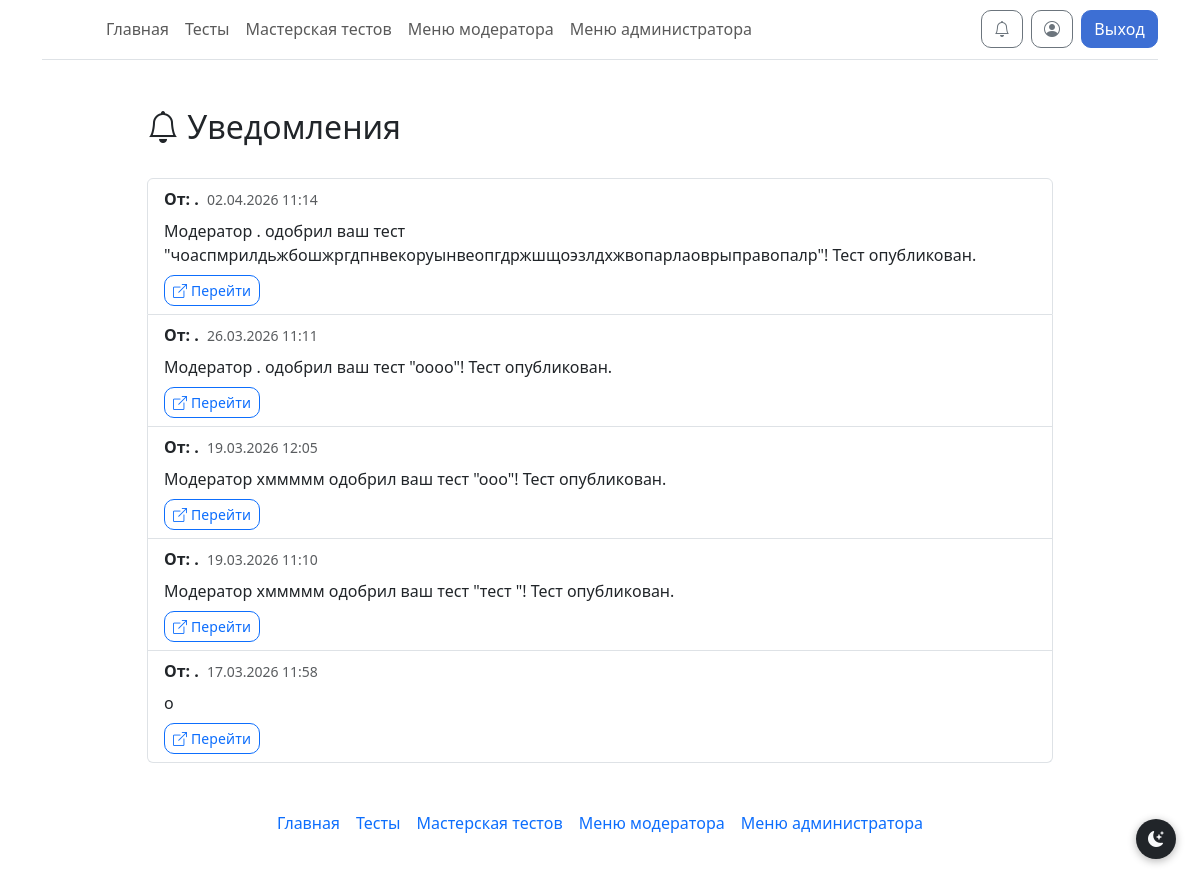
The app's page /notifications (signed in), older data.
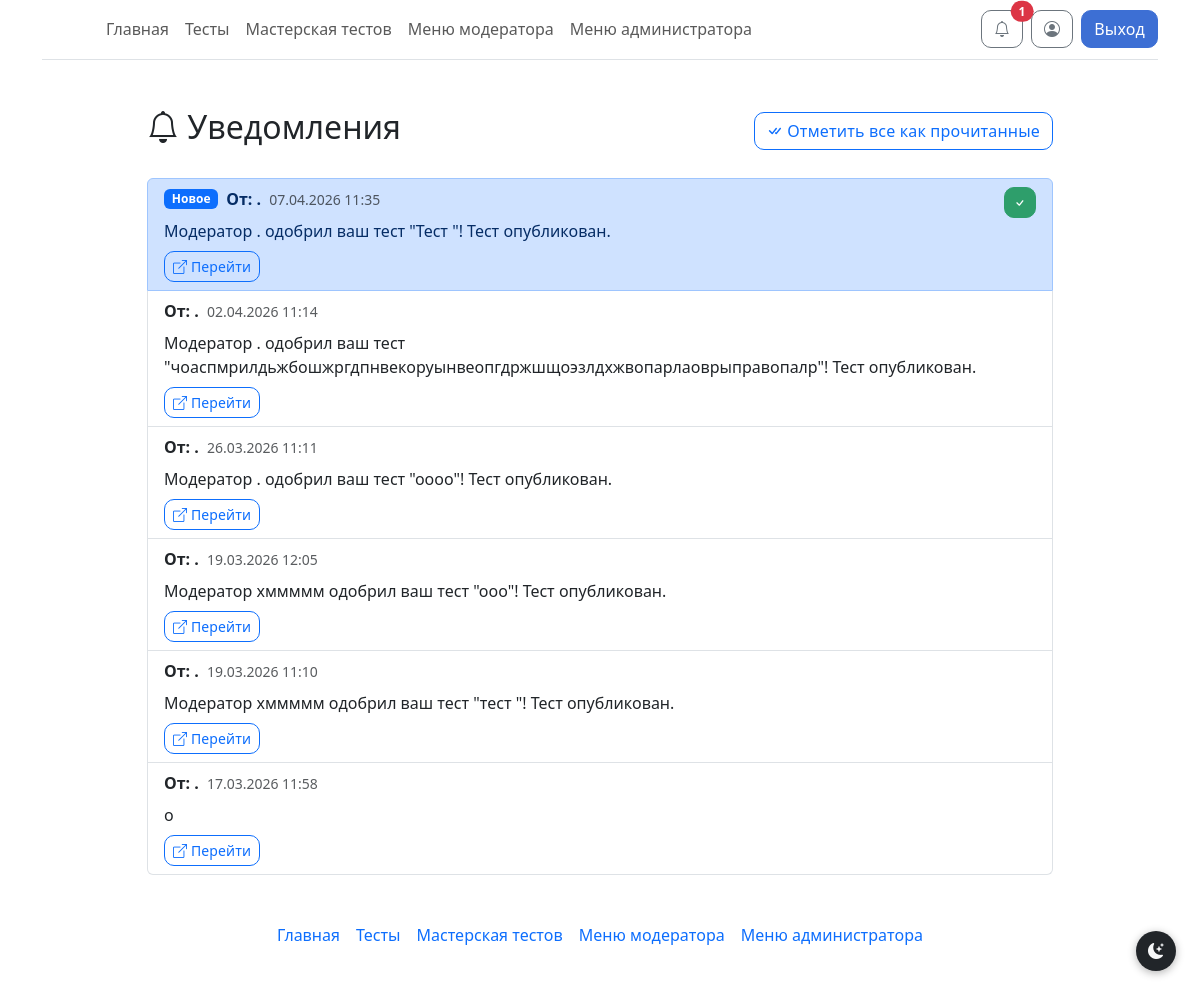
The same page, newer data.
### models.py (models this page shows)
class User(db.Model, UserMixin):
    id = db.Column(db.Integer, primary_key=True)
    username = db.Column(db.String, unique=True)
    password = db.Column(db.String)
    email = db.Column(db.String, unique=True)
    admin = db.Column(db.Integer, default=0)  # 0 - обычный, 1 - модератор, 2 - администратор
    current_test_id = db.Column(db.Integer, default=None)

class Notifications(db.Model):
    n_id = db.Column(db.Integer, primary_key=True)
    n_user_id = db.Column(db.Integer, nullable=False)
    n_sender_id = db.Column(db.Integer)
    n_text = db.Column(db.Text, nullable=False)
    n_link = db.Column(db.String)
    n_is_read = db.Column(db.Boolean, default=False)
    n_created_at = db.Column(db.DateTime, default=datetime.utcnow)

### routes/profile.py (the view)
@profile_bp.route('/notifications')
@login_required
def notifications():
    user_notifications = Notifications.query.filter_by(
        n_user_id=current_user.id
    ).order_by(Notifications.n_created_at.desc()).all()
    notifications_with_senders = []
    for notif in user_notifications:
        sender = User.query.get(notif.n_sender_id) if notif.n_sender_id else None
        notifications_with_senders.append({'notification': notif, 'sender': sender})
    unread_count = Notifications.query.filter_by(n_user_id=current_user.id, n_is_read=False).count()
    return render_template("notifications.html",
                           notifications=notifications_with_senders,
                           unread_count=unread_count)

### __init__.py (called while the page is built, shortened)
@manager.user_loader
def load_user(user_id):
    return db.session.get(User, user_id)

@app.template_filter('get_unread_notifications_count')
def get_unread_notifications_count(user_id):
    return Notifications.query.filter_by(n_user_id=user_id, n_is_read=False).count()

@app.before_request
def check_must_rate_test():
    excluded_paths = ['/test/', '/static/', '/logout']

### templates/notifications.html (shortened to what this page needs)
{% extends 'base.html' %}
{% block main %}
<div class="container mt-4">
    <div class="row">
        <div class="col-md-10 mx-auto">
            <div class="d-flex justify-content-between align-items-center mb-4">
                <h2><i class="bi bi-bell"></i> Уведомления</h2>
                {% if unread_count > 0 %}
                <form method="POST" action="{{ url_for('mark_all_notifications_read') }}" style="display: inline;">
                    <button type="submit" class="btn btn-outline-primary">
                        <i class="bi bi-check-all"></i> Отметить все как прочитанные
                    </button>
                </form>
                {% endif %}
            </div>
            {% if notifications %}
            <div class="list-group">
                {% for item in notifications %}
                {% set notif = item.notification %}
                {% set sender = item.sender %}
                <div class="list-group-item {% if not notif.n_is_read %}list-group-item-primary{% endif %}">
                    <div class="d-flex w-100 justify-content-between align-items-start">
                        <div class="flex-grow-1">
                            <div class="d-flex align-items-center mb-2">
                                {% if not notif.n_is_read %}
                                <span class="badge bg-primary me-2">Новое</span>
                                {% endif %}
                                {% if sender %}
                                <strong>От: {{ sender.username }}</strong>
                                {% else %}
                                <strong>Системное уведомление</strong>
                                {% endif %}
                                <small class="text-muted ms-2">{{ notif.n_created_at.strftime('%d.%m.%Y %H:%M') }}</small>
                            </div>
                            <p class="mb-2">{{ notif.n_text }}</p>
                            {% if notif.n_link %}
                            <a href="{{ notif.n_link }}" class="btn btn-sm btn-outline-primary">
                                <i class="bi bi-box-arrow-up-right"></i> Перейти
                            </a>
                            {% endif %}
                        </div>
                        {% if not notif.n_is_read %}
                        <form method="POST" action="{{ url_for('mark_notification_read', notification_id=notif.n_id) }}">
                            <button type="submit" class="btn btn-sm btn-success" title="Отметить как прочитанное">
                                <i class="bi bi-check"></i>
                            </button>
                        </form>
                        {% endif %}
                    </div>
                </div>
                {% endfor %}
            </div>
            {% else %}
            <div class="alert alert-info text-center">
                <i class="bi bi-inbox"></i>
                <p class="mb-0">У вас пока нет уведомлений</p>
            </div>
            {% endif %}
        </div>
    </div>
</div>
{% endblock %}

Row changes from the older to the newer data that the page shows:
added Notifications: n_created_at "07.04.2026 11:35", n_text "Модератор . одобрил ваш тест \"Тест \"! Тест опубликован.", n_link "/test/Тест " (drawn), n_is_read False (drawn)
Text that changed along with them:
{{ unread_count if unread_count < 100 else '99+' }}: (not shown) → "1"
text now shown: "Отметить все как прочитанные"
new list line: "Новое От: Перейти"
